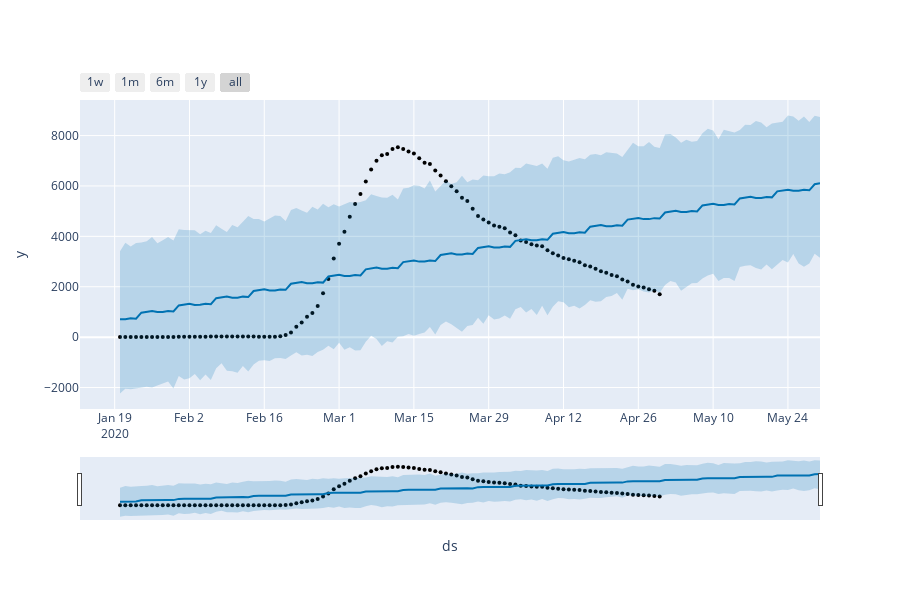

Notebook code for this chart:
### Code cell
fig = plot_plotly(m, forecast)
py.iplot(fig) 
fig = m.plot(forecast,xlabel='Date',ylabel='Actual Infected People Count')
